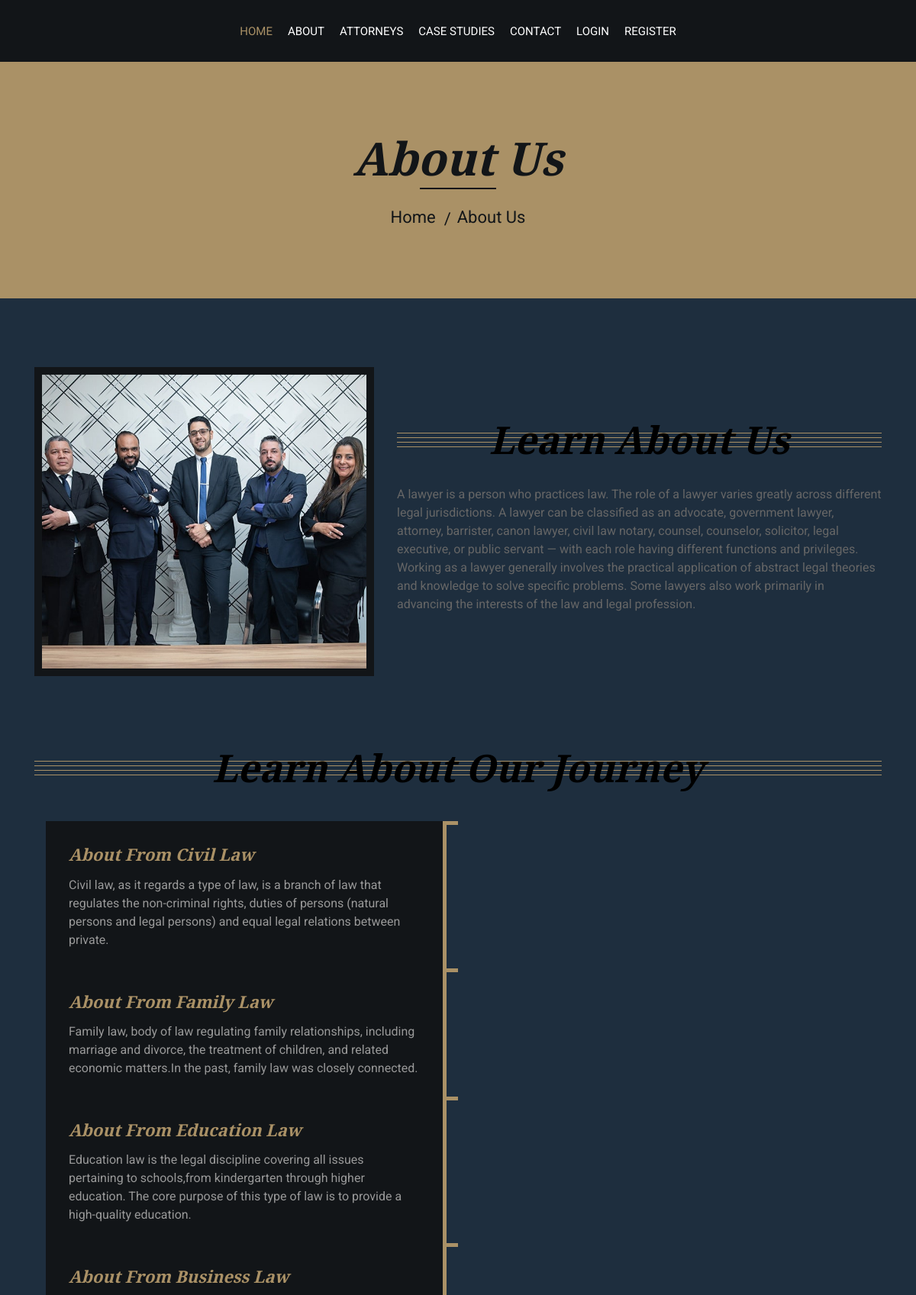
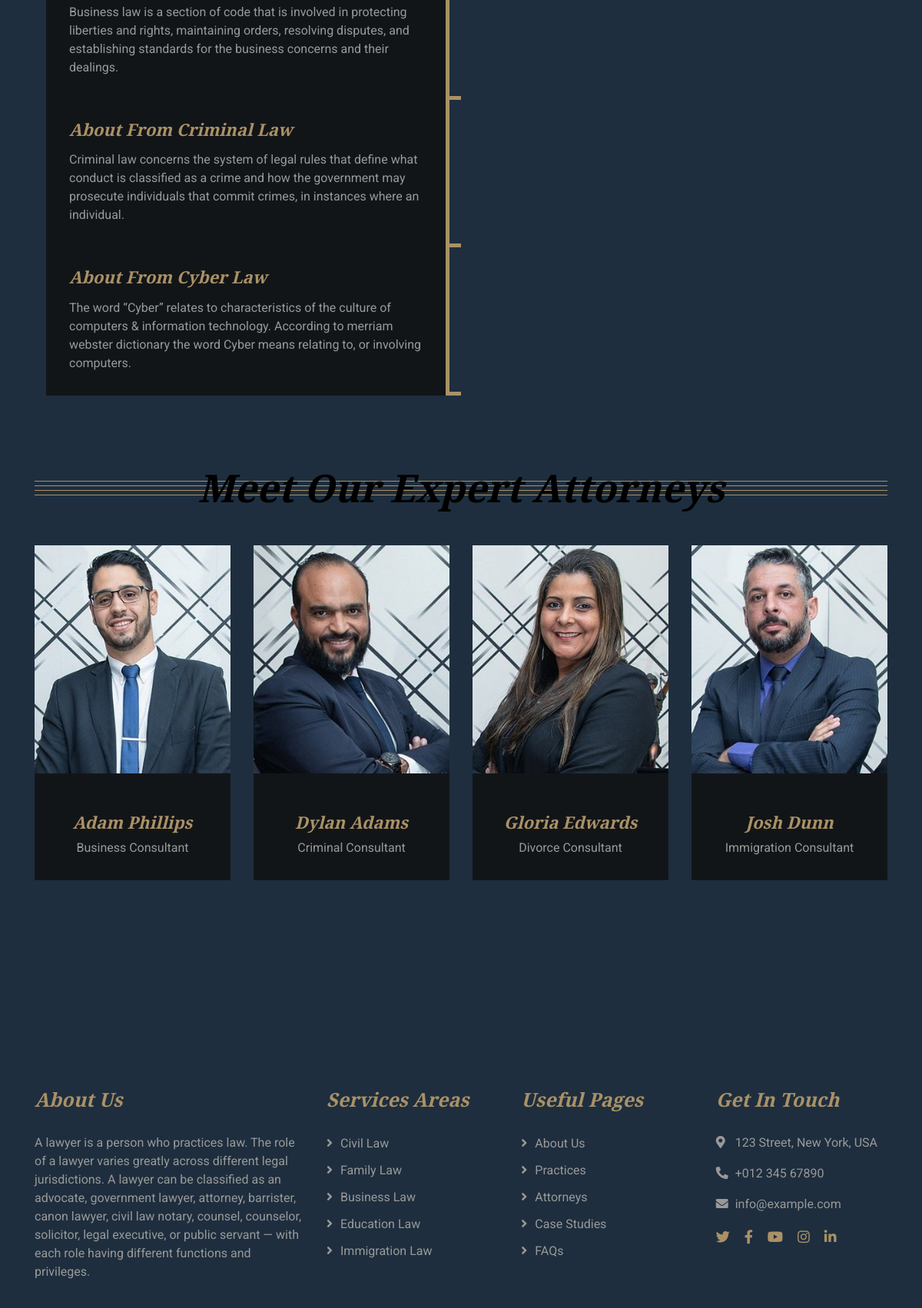
Page /about.php (upper part) on the committed database (2 pictures, top to bottom).
### tables this page shows
CREATE TABLE `about` (
  `id` int(11) NOT NULL,
  `name` varchar(200) NOT NULL,
  `desc` varchar(200) NOT NULL
);

### about.php (the view, shortened to what this page needs)
<?php require "hader/navbar.php" ?>
<?php require "connection/connection.php" ?>
 <?php
$sql_insert = "SELECT * FROM `about`";
$about_prepare = $connection->prepare($sql_insert);
$about_prepare->execute();
$fetch_law = $about_prepare->fetchAll(PDO::FETCH_ASSOC);
 ?>
            <div class="page-header">
                <div class="container">
                    <div class="row">
                        <div class="col-12">
                            <h2>About Us</h2>
                        </div>
                        <div class="col-12">
                            <a href="index.php">Home</a>
                            <a href="about.php">About Us</a>
                        </div>
                    </div>
                </div>
            </div>
            <div class="about">
                <div class="container">
                    <div class="row align-items-center">
                        <div class="col-lg-5 col-md-6">
                            <div class="about-img">
                                <img src="img/about.jpg" alt="Image">
                            </div>
                        </div>
                        <div class="col-lg-7 col-md-6">
                            <div class="section-header">
                                <h2>Learn About Us</h2>
                            </div>
                            <div class="about-text">
                            <p>A lawyer is a person who practices law. The role of a lawyer varies greatly across different legal jurisdictions. A lawyer can be classified as an advocate, government lawyer, attorney, barrister, canon lawyer, civil law notary, counsel, counselor, solicitor, legal executive, or public servant — with each role having different functions and privileges. Working as a lawyer generally involves the practical application of abstract legal theories and knowledge to solve specific problems. Some lawyers also work primarily in advancing the interests of the law and legal profession.</p>
                            </div>
                        </div>
                    </div>
                </div>
            </div>
            <div class="timeline">
                <div class="container">
                    <div class="section-header">
                        <h2>Learn About Our Journey</h2>
                    </div>
                    <?php
                foreach($fetch_law as $data){
                ?>
                        <div class="timeline-container left">
                            <div class="timeline-content">
                                <h2><?php echo $data['name'] ?></h2>
                                <p>
                                <?php echo $data['desc'] ?>
                                </p>
                            </div>
                        </div>
<?php } ?>
                </div>
            </div>
            <div class="team">
                <div class="container">
                    <div class="section-header">
                        <h2>Meet Our Expert Attorneys</h2>
                    </div>
                    <div class="row">
                        <div class="col-lg-3 col-md-6">
                            <div class="team-item">
                                <div class="team-img">
                                    <img src="img/team-1.jpg" alt="Team Image">
                                </div>
                                <div class="team-text">
                                    <h2>Adam Phillips</h2>
                                    <p>Business Consultant</p>
                                </div>
                            </div>
                        </div>
                        <div class="col-lg-3 col-md-6">
                            <div class="team-item">
                                <div class="team-img">
                                    <img src="img/team-2.jpg" alt="Team Image">
                                </div>
                                <div class="team-text">
                                    <h2>Dylan Adams</h2>
                                    <p>Criminal Consultant</p>
                                </div>
                            </div>
                        </div>
                        <div class="col-lg-3 col-md-6">
                            <div class="team-item">
                                <div class="team-img">
                                    <img src="img/team-3.jpg" alt="Team Image">
                                </div>
                                <div class="team-text">
                                    <h2>Gloria Edwards</h2>
                                    <p>Divorce Consultant</p>
                                </div>
                            </div>
                        </div>
                        <div class="col-lg-3 col-md-6">
                            <div class="team-item">
                                <div class="team-img">
                                    <img src="img/team-4.jpg" alt="Team Image">
                                </div>
                                <div class="team-text">
                                    <h2>Josh Dunn</h2>
                                    <p>Immigration Consultant</p>
                                </div>
                            </div>
                        </div>
                    </div>
                </div>
            </div>
 <?php require "hader/footer.php" ?>
        </div>
    </body>
</html>

### css/style.css (style rules this page uses)
body { color: #666666; background: #ffffff; font-family: 'Roboto', sans-serif; font-weight: 400; }
h1, h2, h3, h4, h5, h6 { font-family: 'EB Garamond', serif; font-weight: 600; font-style: italic; color: #1E2E3E; }
a { color: #454545; transition: .3s; }
.page-header { position: relative; margin-bottom: 45px; padding: 90px 0; text-align: center; background: #aa9166; }
.page-header h2 { position: relative; color: #121518; font-size: 60px; font-weight: 700; margin-bottom: 20px; padding-bottom: 5px; }
.page-header h2::after { position: absolute; content: ""; width: 100px; height: 2px; left: calc(50% - 50px); bottom: 0; background: #121518; }
.page-header a { position: relative; padding: 0 12px; font-size: 22px; color: #121518; }
.page-header a::after { position: absolute; content: "/"; width: 8px; height: 8px; top: -2px; right: -7px; text-align: center; color: #121518; }
.page-header a:last-child::after { display: none; }
.section-header { position: relative; width: 100%; text-align: center; margin-bottom: 45px; }
.section-header h2 { margin: 0; position: relative; font-size: 50px; font-weight: 700; white-space: nowrap; color:black; z-index: 1; }
.section-header h2::before { position: absolute; content: ""; width: 100%; height: 7px; left: 0; top: 21px; background: transparent; border-top: 1px solid #aa9166; border-bottom: 1px solid #aa9166; z-index: -1; }
.section-header h2::after { position: absolute; content: ""; width: 100%; height: 7px; left: 0; bottom: 20px; background: transparent; border-top: 1px solid #aa9166; border-bottom: 1px solid #aa9166; z-index: -1; }
.about { position: relative; width: 100%; padding: 45px 0; }
.about .section-header { margin-bottom: 30px; }
.about .about-img { position: relative; height: 100%; padding: 10px; background: #121518; }
.about .about-img img { width: 100%; height: 100%; object-fit: cover; }
.about .about-text p { font-size: 16px; }
.team { position: relative; width: 100%; padding: 45px 0 15px 0; }
.team .team-item { margin-bottom: 30px; }
.team .team-img { position: relative; }
.team .team-img img { width: 100%; }
.team .team-text { position: relative; padding: 50px 15px 30px 15px; text-align: center; background: #121518; }
.team .team-text h2 { font-size: 22px; font-weight: 600; color: #aa9166; }
.team .team-text p { margin: 0; color: #999999; }
.timeline { position: relative; padding: 45px 0; }
.timeline .timeline-container { padding: 0 15px; position: relative; background: inherit; width: 50%; margin-top: -5px; }
.timeline .timeline-container.left { left: 0; }
.timeline .timeline-container::before { content: ''; position: absolute; width: 15px; height: 5px; background: #aa9166; z-index: 1; }
.timeline .timeline-container.left::before { top: 0; right: 0; }
.timeline .timeline-container::after { content: ''; position: absolute; width: 15px; height: 5px; background: #aa9166; z-index: 1; }
.timeline .timeline-container.left::after { bottom: 0; right: 0; }
.timeline .timeline-container:first-child::before, .timeline .timeline-container:last-child::before { display: none; }
.timeline .timeline-container .timeline-content { padding: 30px; background: #121518; position: relative; border-right: 5px solid #aa9166; }
.timeline .timeline-container .timeline-content h2 { margin-bottom: 15px; font-size: 22px; font-weight: 600; color: #aa9166; }
.timeline .timeline-container .timeline-content p { margin: 0; font-size: 16px; color: #999999; }

### rows in the picture
about: name "About From Civil Law", desc "Civil law, as it regards a type of law, is a branch of law that regulates the non-criminal rights, duties of persons (natural persons and legal persons) and equal legal relations between private."
about: name "About From Family Law", desc "Family law, body of law regulating family relationships, including marriage and divorce, the treatment of children, and related economic matters.In the past, family law was closely connected."
about: name "About From Education Law", desc "Education law is the legal discipline covering all issues pertaining to schools,from kindergarten through higher education. The core purpose of this type of law is to provide a high-quality education."
about: name "About From Business Law", desc "Business law is a section of code that is involved in protecting liberties and rights, maintaining orders, resolving disputes, and establishing standards for the business concerns and their dealings."
about: name "About From Criminal Law", desc "Criminal law concerns the system of legal rules that define what conduct is classified as a crime and how the government may prosecute individuals that commit crimes, in instances where an individual."
about: name "About From Cyber Law", desc "The word “Cyber” relates to characteristics of the culture of computers & information technology. According to merriam webster dictionary the word Cyber means relating to, or involving computers."
